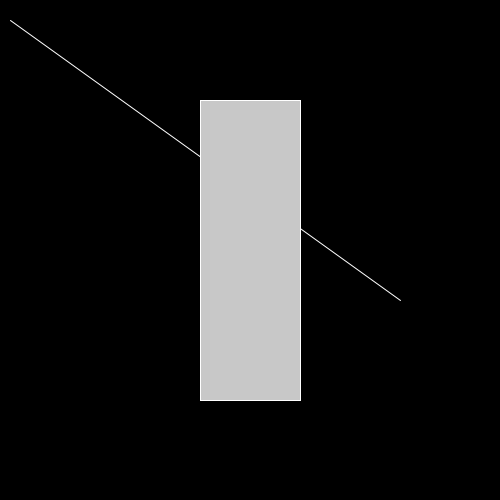
Frame 1 (no input)
Frame 60 (the mouse pressed at the canvas centre just before this capture): identical to frame 1, image omitted
Frame 120 (the mouse held since frame 60 and released just before this capture): identical to frame 1, image omitted

The Processing sketch that drew this single still picture (run headless with seeded random() and noise(); from frame 60 on, the mouse is pressed at the canvas centre):

// Processing sketch: W1_2
// ── W1_2.pde
void setup()
{
    size(500, 500);
    smooth();
}

void draw()
{
    background(0);
    stroke(255);
    line(10, 20, 400, 300);
    fill(200);
    rect(200, 100, 100, 300);
}
